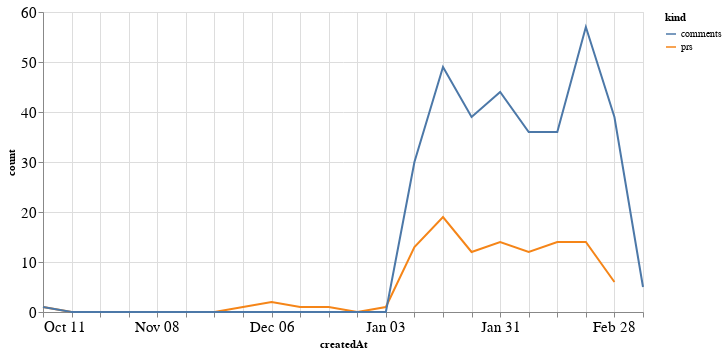

Write notebook code for a chart like this one.
### Code cell
alt.Chart(total_time, width=600).mark_line().encode(
    x='createdAt',
    y='count',
    color='kind'
)

### Figure 1 — Vega-Lite specification as saved in the notebook (floating-point values rounded to 4 significant figures)
{"config": {"axisLeft": {"labelFontSize": 15}, "axisBottom": {"labelFontSize": 15}}, "data": {"name": "data-e7c4609939e1f65028a907a2beede249"}, "mark": "line", "encoding": {"color": {"type": "nominal", "field": "kind"}, "x": {"type": "temporal", "field": "createdAt"}, "y": {"type": "quantitative", "field": "count"}}, "width": 600, "$schema": "https://vega.github.io/schema/vega-lite/v4.8.1.json", "datasets": {"data-e7c4609939e1f65028a907a2beede249": [{"createdAt": "2020-10-11T00:00:00", "kind": "prs", "count": 1.0}, {"createdAt": "2020-10-18T00:00:00", "kind": "prs", "count": 0.0}, {"createdAt": "2020-10-25T00:00:00", "kind": "prs", "count": 0.0}, {"createdAt": "2020-11-01T00:00:00", "kind": "prs", "count": 0.0}, {"createdAt": "2020-11-08T00:00:00", "kind": "prs", "count": 0.0}, {"createdAt": "2020-11-15T00:00:00", "kind": "prs", "count": 0.0}, {"createdAt": "2020-11-22T00:00:00", "kind": "prs", "count": 0.0}, {"createdAt": "2020-11-29T00:00:00", "kind": "prs", "count": 1.0}, {"createdAt": "2020-12-06T00:00:00", "kind": "prs", "count": 2.0}, {"createdAt": "2020-12-13T00:00:00", "kind": "prs", "count": 1.0}, {"createdAt": "2020-12-20T00:00:00", "kind": "prs", "count": 1.0}, {"createdAt": "2020-12-27T00:00:00", "kind": "prs", "count": 0.0}, {"createdAt": "2021-01-03T00:00:00", "kind": "prs", "count": 1.0}, {"createdAt": "2021-01-10T00:00:00", "kind": "prs", "count": 13.0}, {"createdAt": "2021-01-17T00:00:00", "kind": "prs", "count": 19.0}, {"createdAt": "2021-01-24T00:00:00", "kind": "prs", "count": 12.0}, {"createdAt": "2021-01-31T00:00:00", "kind": "prs", "count": 14.0}, {"createdAt": "2021-02-07T00:00:00", "kind": "prs", "count": 12.0}, {"createdAt": "2021-02-14T00:00:00", "kind": "prs", "count": 14.0}, {"createdAt": "2021-02-21T00:00:00", "kind": "prs", "count": 14.0}, {"createdAt": "2021-02-28T00:00:00", "kind": "prs", "count": 6.0}, {"createdAt": "2021-03-07T00:00:00", "kind": "prs", "count": null}, {"createdAt": "2020-10-11T00:00:00", "kind": "comments", "count": 1.0}, {"createdAt": "2020-10-18T00:00:00", "kind": "comments", "count": 0.0}, {"createdAt": "2020-10-25T00:00:00", "kind": "comments", "count": 0.0}, {"createdAt": "2020-11-01T00:00:00", "kind": "comments", "count": 0.0}, {"createdAt": "2020-11-08T00:00:00", "kind": "comments", "count": 0.0}, {"createdAt": "2020-11-15T00:00:00", "kind": "comments", "count": 0.0}, {"createdAt": "2020-11-22T00:00:00", "kind": "comments", "count": 0.0}, {"createdAt": "2020-11-29T00:00:00", "kind": "comments", "count": 0.0}, {"createdAt": "2020-12-06T00:00:00", "kind": "comments", "count": 0.0}, {"createdAt": "2020-12-13T00:00:00", "kind": "comments", "count": 0.0}, {"createdAt": "2020-12-20T00:00:00", "kind": "comments", "count": 0.0}, {"createdAt": "2020-12-27T00:00:00", "kind": "comments", "count": 0.0}, {"createdAt": "2021-01-03T00:00:00", "kind": "comments", "count": 0.0}, {"createdAt": "2021-01-10T00:00:00", "kind": "comments", "count": 30.0}, {"createdAt": "2021-01-17T00:00:00", "kind": "comments", "count": 49.0}, {"createdAt": "2021-01-24T00:00:00", "kind": "comments", "count": 39.0}, {"createdAt": "2021-01-31T00:00:00", "kind": "comments", "count": 44.0}, {"createdAt": "2021-02-07T00:00:00", "kind": "comments", "count": 36.0}, {"createdAt": "2021-02-14T00:00:00", "kind": "comments", "count": 36.0}, {"createdAt": "2021-02-21T00:00:00", "kind": "comments", "count": 57.0}, {"createdAt": "2021-02-28T00:00:00", "kind": "comments", "count": 39.0}, {"createdAt": "2021-03-07T00:00:00", "kind": "comments", "count": 5.0}]}}
